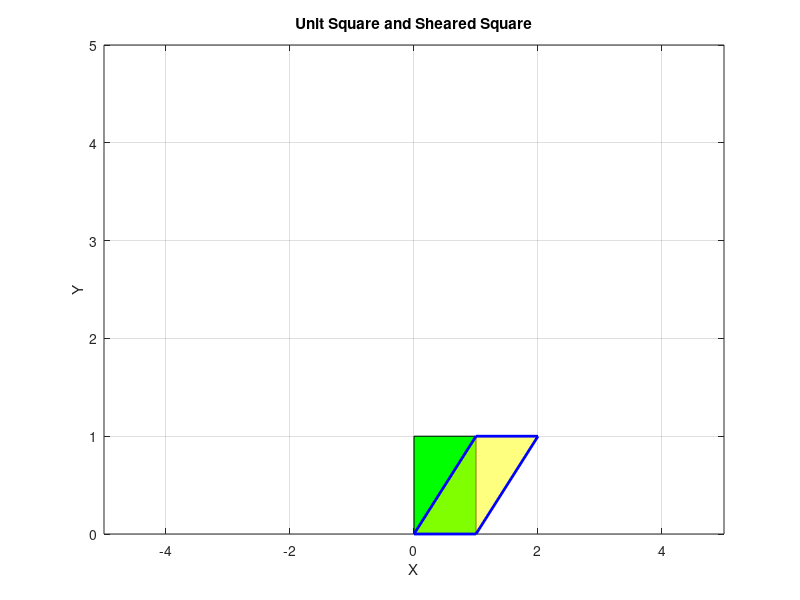

Here is the MATLAB script that generated this plot: (Note: this script raises an error after producing the figure.)
% Define unit square vertices
unit_square = [0, 0; 1, 0; 1, 1; 0, 1; 0, 0];

% Plot unit square
figure;
fill(unit_square(:,1), unit_square(:,2), 'g');
hold on;

% Define transformation matrix
A = [1, 0; 1, 1];

% Transform unit square
transformed_square = unit_square * A;

% Plot transformed square
fill(transformed_square(:,1), transformed_square(:,2), 'y', 'FaceAlpha', 0.5, 'EdgeColor', 'b', 'LineWidth', 2);

% Set axis limits and properties
xlim([-5, 5]);
ylim([0, 5]);
grid on;
title('Unit Square and Sheared Square');
xlabel('X');
ylabel('Y');
ax = gca;
ax.FontWeight = 'bold';
ax.XAxis.LineWidth = 2;
ax.YAxis.LineWidth = 2;
ax.XRuler.LineWidth = 2;
ax.YRuler.LineWidth = 2;

% Plot bold lines for x=0 and y=0
plot([0, 0], [0, 5], 'k', 'LineWidth', 2);
plot([-5, 5], [0, 0], 'k', 'LineWidth', 2);

% Create legend
legend('Unit Square', 'Sheared Square');

% Save figure
saveas(gcf, 'unit_square_sheared.png');
